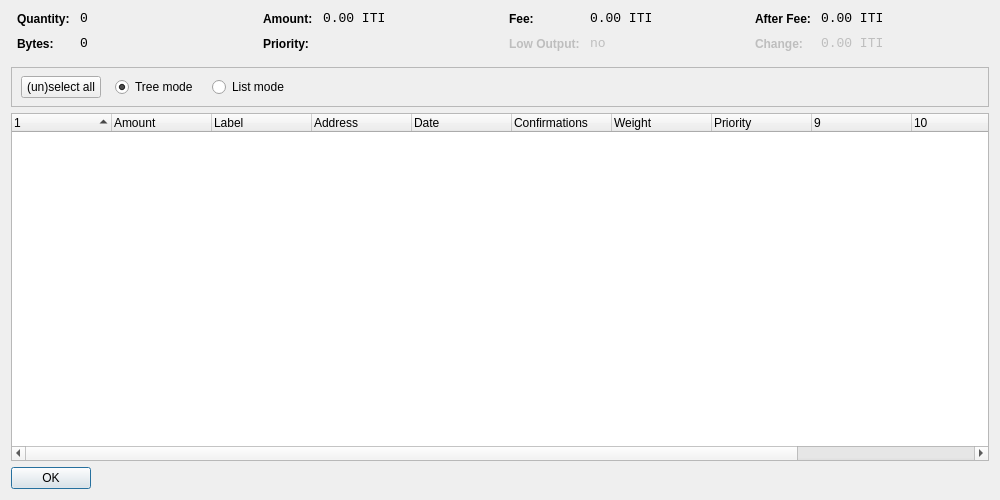
<?xml version="1.0" encoding="UTF-8"?>
<ui version="4.0">
 <class>CoinControlDialog</class>
 <widget class="QWidget" name="CoinControlDialog">
  <property name="geometry">
   <rect>
    <x>0</x>
    <y>0</y>
    <width>1000</width>
    <height>500</height>
   </rect>
  </property>
  <property name="windowTitle">
   <string>Coin Control</string>
  </property>
  <layout class="QVBoxLayout" name="verticalLayout">
   <item>
    <layout class="QHBoxLayout" name="horizontalLayoutTop" stretch="0,0,0,0">
     <property name="topMargin">
      <number>0</number>
     </property>
     <property name="bottomMargin">
      <number>10</number>
     </property>
     <item>
      <layout class="QFormLayout" name="formLayoutCoinControl1">
       <property name="horizontalSpacing">
        <number>10</number>
       </property>
       <property name="verticalSpacing">
        <number>10</number>
       </property>
       <property name="leftMargin">
        <number>6</number>
       </property>
       <property name="rightMargin">
        <number>6</number>
       </property>
       <item row="0" column="0">
        <widget class="QLabel" name="labelCoinControlQuantityText">
         <property name="styleSheet">
          <string notr="true">font-weight:bold;</string>
         </property>
         <property name="text">
          <string>Quantity:</string>
         </property>
        </widget>
       </item>
       <item row="0" column="1">
        <widget class="QLabel" name="labelCoinControlQuantity">
         <property name="font">
          <font>
           <family>Monospace</family>
           <pointsize>10</pointsize>
          </font>
         </property>
         <property name="cursor">
          <cursorShape>IBeamCursor</cursorShape>
         </property>
         <property name="contextMenuPolicy">
          <enum>Qt::ActionsContextMenu</enum>
         </property>
         <property name="text">
          <string notr="true">0</string>
         </property>
         <property name="textInteractionFlags">
          <set>Qt::LinksAccessibleByMouse|Qt::TextSelectableByKeyboard|Qt::TextSelectableByMouse</set>
         </property>
        </widget>
       </item>
       <item row="1" column="0">
        <widget class="QLabel" name="labelCoinControlBytesText">
         <property name="styleSheet">
          <string notr="true">font-weight:bold;</string>
         </property>
         <property name="text">
          <string>Bytes:</string>
         </property>
        </widget>
       </item>
       <item row="1" column="1">
        <widget class="QLabel" name="labelCoinControlBytes">
         <property name="font">
          <font>
           <family>Monospace</family>
           <pointsize>10</pointsize>
          </font>
         </property>
         <property name="cursor">
          <cursorShape>IBeamCursor</cursorShape>
         </property>
         <property name="contextMenuPolicy">
          <enum>Qt::ActionsContextMenu</enum>
         </property>
         <property name="text">
          <string notr="true">0</string>
         </property>
         <property name="textInteractionFlags">
          <set>Qt::LinksAccessibleByMouse|Qt::TextSelectableByKeyboard|Qt::TextSelectableByMouse</set>
         </property>
        </widget>
       </item>
      </layout>
     </item>
     <item>
      <layout class="QFormLayout" name="formLayoutCoinControl2">
       <property name="horizontalSpacing">
        <number>10</number>
       </property>
       <property name="verticalSpacing">
        <number>10</number>
       </property>
       <property name="leftMargin">
        <number>6</number>
       </property>
       <property name="rightMargin">
        <number>6</number>
       </property>
       <item row="0" column="0">
        <widget class="QLabel" name="labelCoinControlAmountText">
         <property name="styleSheet">
          <string notr="true">font-weight:bold;</string>
         </property>
         <property name="text">
          <string>Amount:</string>
         </property>
        </widget>
       </item>
       <item row="0" column="1">
        <widget class="QLabel" name="labelCoinControlAmount">
         <property name="font">
          <font>
           <family>Monospace</family>
           <pointsize>10</pointsize>
          </font>
         </property>
         <property name="cursor">
          <cursorShape>IBeamCursor</cursorShape>
         </property>
         <property name="contextMenuPolicy">
          <enum>Qt::ActionsContextMenu</enum>
         </property>
         <property name="text">
          <string notr="true">0.00 ITI</string>
         </property>
         <property name="textInteractionFlags">
          <set>Qt::LinksAccessibleByMouse|Qt::TextSelectableByKeyboard|Qt::TextSelectableByMouse</set>
         </property>
        </widget>
       </item>
       <item row="1" column="0">
        <widget class="QLabel" name="labelCoinControlPriorityText">
         <property name="styleSheet">
          <string notr="true">font-weight:bold;</string>
         </property>
         <property name="text">
          <string>Priority:</string>
         </property>
        </widget>
       </item>
       <item row="1" column="1">
        <widget class="QLabel" name="labelCoinControlPriority">
         <property name="font">
          <font>
           <family>Monospace</family>
           <pointsize>10</pointsize>
          </font>
         </property>
         <property name="cursor">
          <cursorShape>IBeamCursor</cursorShape>
         </property>
         <property name="contextMenuPolicy">
          <enum>Qt::ActionsContextMenu</enum>
         </property>
         <property name="text">
          <string/>
         </property>
         <property name="textInteractionFlags">
          <set>Qt::LinksAccessibleByMouse|Qt::TextSelectableByKeyboard|Qt::TextSelectableByMouse</set>
         </property>
        </widget>
       </item>
      </layout>
     </item>
     <item>
      <layout class="QFormLayout" name="formLayoutCoinControl3">
       <property name="horizontalSpacing">
        <number>10</number>
       </property>
       <property name="verticalSpacing">
        <number>10</number>
       </property>
       <property name="leftMargin">
        <number>6</number>
       </property>
       <property name="rightMargin">
        <number>6</number>
       </property>
       <item row="0" column="0">
        <widget class="QLabel" name="labelCoinControlFeeText">
         <property name="styleSheet">
          <string notr="true">font-weight:bold;</string>
         </property>
         <property name="text">
          <string>Fee:</string>
         </property>
        </widget>
       </item>
       <item row="0" column="1">
        <widget class="QLabel" name="labelCoinControlFee">
         <property name="font">
          <font>
           <family>Monospace</family>
           <pointsize>10</pointsize>
          </font>
         </property>
         <property name="cursor">
          <cursorShape>IBeamCursor</cursorShape>
         </property>
         <property name="contextMenuPolicy">
          <enum>Qt::ActionsContextMenu</enum>
         </property>
         <property name="text">
          <string notr="true">0.00 ITI</string>
         </property>
         <property name="textInteractionFlags">
          <set>Qt::LinksAccessibleByMouse|Qt::TextSelectableByKeyboard|Qt::TextSelectableByMouse</set>
         </property>
        </widget>
       </item>
       <item row="1" column="0">
        <widget class="QLabel" name="labelCoinControlLowOutputText">
         <property name="enabled">
          <bool>false</bool>
         </property>
         <property name="styleSheet">
          <string notr="true">font-weight:bold;</string>
         </property>
         <property name="text">
          <string>Low Output:</string>
         </property>
        </widget>
       </item>
       <item row="1" column="1">
        <widget class="QLabel" name="labelCoinControlLowOutput">
         <property name="enabled">
          <bool>false</bool>
         </property>
         <property name="font">
          <font>
           <family>Monospace</family>
           <pointsize>10</pointsize>
          </font>
         </property>
         <property name="cursor">
          <cursorShape>IBeamCursor</cursorShape>
         </property>
         <property name="contextMenuPolicy">
          <enum>Qt::ActionsContextMenu</enum>
         </property>
         <property name="text">
          <string>no</string>
         </property>
         <property name="textInteractionFlags">
          <set>Qt::LinksAccessibleByMouse|Qt::TextSelectableByKeyboard|Qt::TextSelectableByMouse</set>
         </property>
        </widget>
       </item>
      </layout>
     </item>
     <item>
      <layout class="QFormLayout" name="formLayoutCoinControl4">
       <property name="horizontalSpacing">
        <number>10</number>
       </property>
       <property name="verticalSpacing">
        <number>10</number>
       </property>
       <property name="leftMargin">
        <number>6</number>
       </property>
       <property name="rightMargin">
        <number>6</number>
       </property>
       <item row="0" column="0">
        <widget class="QLabel" name="labelCoinControlAfterFeeText">
         <property name="styleSheet">
          <string notr="true">font-weight:bold;</string>
         </property>
         <property name="text">
          <string>After Fee:</string>
         </property>
        </widget>
       </item>
       <item row="0" column="1">
        <widget class="QLabel" name="labelCoinControlAfterFee">
         <property name="font">
          <font>
           <family>Monospace</family>
           <pointsize>10</pointsize>
          </font>
         </property>
         <property name="cursor">
          <cursorShape>IBeamCursor</cursorShape>
         </property>
         <property name="contextMenuPolicy">
          <enum>Qt::ActionsContextMenu</enum>
         </property>
         <property name="text">
          <string notr="true">0.00 ITI</string>
         </property>
         <property name="textInteractionFlags">
          <set>Qt::LinksAccessibleByMouse|Qt::TextSelectableByKeyboard|Qt::TextSelectableByMouse</set>
         </property>
        </widget>
       </item>
       <item row="1" column="0">
        <widget class="QLabel" name="labelCoinControlChangeText">
         <property name="enabled">
          <bool>false</bool>
         </property>
         <property name="styleSheet">
          <string notr="true">font-weight:bold;</string>
         </property>
         <property name="text">
          <string>Change:</string>
         </property>
        </widget>
       </item>
       <item row="1" column="1">
        <widget class="QLabel" name="labelCoinControlChange">
         <property name="enabled">
          <bool>false</bool>
         </property>
         <property name="font">
          <font>
           <family>Monospace</family>
           <pointsize>10</pointsize>
          </font>
         </property>
         <property name="cursor">
          <cursorShape>IBeamCursor</cursorShape>
         </property>
         <property name="contextMenuPolicy">
          <enum>Qt::ActionsContextMenu</enum>
         </property>
         <property name="text">
          <string notr="true">0.00 ITI</string>
         </property>
         <property name="textInteractionFlags">
          <set>Qt::LinksAccessibleByMouse|Qt::TextSelectableByKeyboard|Qt::TextSelectableByMouse</set>
         </property>
        </widget>
       </item>
      </layout>
     </item>
    </layout>
   </item>
   <item>
    <widget class="QFrame" name="frame">
     <property name="minimumSize">
      <size>
       <width>0</width>
       <height>40</height>
      </size>
     </property>
     <property name="frameShape">
      <enum>QFrame::StyledPanel</enum>
     </property>
     <property name="frameShadow">
      <enum>QFrame::Sunken</enum>
     </property>
     <widget class="QWidget" name="horizontalLayoutWidget">
      <property name="geometry">
       <rect>
        <x>10</x>
        <y>0</y>
        <width>781</width>
        <height>41</height>
       </rect>
      </property>
      <layout class="QHBoxLayout" name="horizontalLayoutPanel" stretch="0,0,0,0">
       <property name="spacing">
        <number>14</number>
       </property>
       <item>
        <widget class="QPushButton" name="pushButtonSelectAll">
         <property name="sizePolicy">
          <sizepolicy hsizetype="Maximum" vsizetype="Fixed">
           <horstretch>0</horstretch>
           <verstretch>0</verstretch>
          </sizepolicy>
         </property>
         <property name="text">
          <string>(un)select all</string>
         </property>
        </widget>
       </item>
       <item>
        <widget class="QRadioButton" name="radioTreeMode">
         <property name="sizePolicy">
          <sizepolicy hsizetype="Maximum" vsizetype="Fixed">
           <horstretch>0</horstretch>
           <verstretch>0</verstretch>
          </sizepolicy>
         </property>
         <property name="text">
          <string>Tree mode</string>
         </property>
         <property name="checked">
          <bool>true</bool>
         </property>
        </widget>
       </item>
       <item>
        <widget class="QRadioButton" name="radioListMode">
         <property name="sizePolicy">
          <sizepolicy hsizetype="Maximum" vsizetype="Fixed">
           <horstretch>0</horstretch>
           <verstretch>0</verstretch>
          </sizepolicy>
         </property>
         <property name="text">
          <string>List mode</string>
         </property>
        </widget>
       </item>
       <item>
        <spacer name="horizontalSpacer">
         <property name="orientation">
          <enum>Qt::Horizontal</enum>
         </property>
         <property name="sizeHint" stdset="0">
          <size>
           <width>40</width>
           <height>20</height>
          </size>
         </property>
        </spacer>
       </item>
      </layout>
     </widget>
    </widget>
   </item>
   <item>
    <widget class="CoinControlTreeWidget" name="treeWidget">
     <property name="contextMenuPolicy">
      <enum>Qt::CustomContextMenu</enum>
     </property>
     <property name="sortingEnabled">
      <bool>false</bool>
     </property>
     <property name="columnCount">
      <number>12</number>
     </property>
     <attribute name="headerShowSortIndicator" stdset="0">
      <bool>true</bool>
     </attribute>
     <attribute name="headerStretchLastSection">
      <bool>false</bool>
     </attribute>
     <column>
      <property name="text">
       <string/>
      </property>
     </column>
     <column>
      <property name="text">
       <string>Amount</string>
      </property>
     </column>
     <column>
      <property name="text">
       <string>Label</string>
      </property>
     </column>
     <column>
      <property name="text">
       <string>Address</string>
      </property>
     </column>
     <column>
      <property name="text">
       <string>Date</string>
      </property>
     </column>
     <column>
      <property name="text">
       <string>Confirmations</string>
      </property>
      <property name="toolTip">
       <string>Confirmed</string>
      </property>
     </column>
     <column>
      <property name="text">
       <string>Weight</string>
      </property>
     </column>
     <column>
      <property name="text">
       <string>Priority</string>
      </property>
     </column>
     <column>
      <property name="text">
       <string/>
      </property>
     </column>
     <column>
      <property name="text">
       <string/>
      </property>
     </column>
     <column>
      <property name="text">
       <string/>
      </property>
     </column>
     <column>
      <property name="text">
       <string/>
      </property>
     </column>
    </widget>
   </item>
   <item>
    <widget class="QDialogButtonBox" name="buttonBox">
     <property name="sizePolicy">
      <sizepolicy hsizetype="Maximum" vsizetype="Fixed">
       <horstretch>0</horstretch>
       <verstretch>0</verstretch>
      </sizepolicy>
     </property>
     <property name="orientation">
      <enum>Qt::Horizontal</enum>
     </property>
     <property name="standardButtons">
      <set>QDialogButtonBox::Ok</set>
     </property>
    </widget>
   </item>
  </layout>
 </widget>
 <customwidgets>
  <customwidget>
   <class>CoinControlTreeWidget</class>
   <extends>QTreeWidget</extends>
   <header>coincontroltreewidget.h</header>
  </customwidget>
 </customwidgets>
 <resources/>
 <connections/>
</ui>
